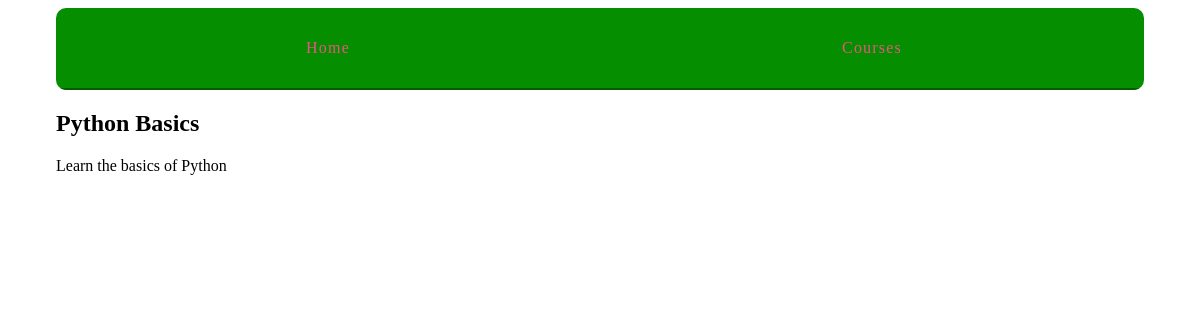
The page /courses/1/ on the database as committed earlier.
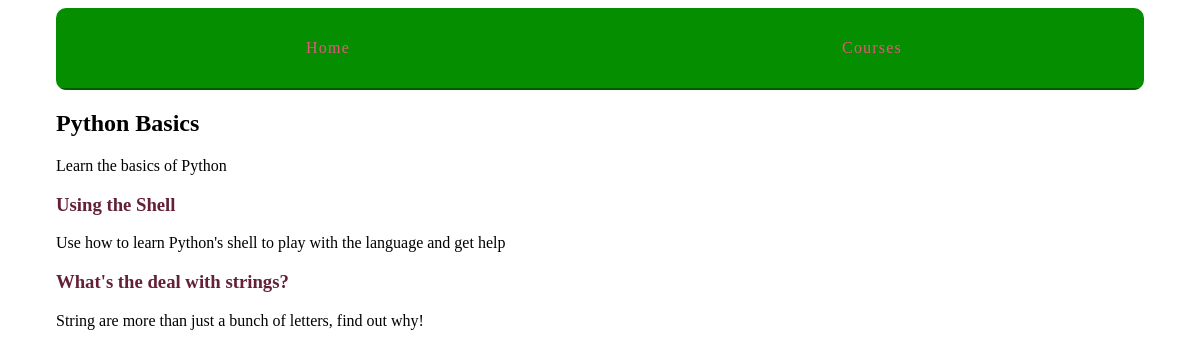
The same page on the database as committed later.
### courses/models.py (models this page shows, shortened)
class Course(models.Model):
    created_at = models.DateTimeField(auto_now_add=True)
    title = models.CharField(max_length=255)
    description = models.TextField()

class Step(models.Model):
    title = models.CharField(max_length=255)
    description = models.TextField()
    content = models.TextField(blank=True, default='')    # Step 26.4 add
    order = models.IntegerField(default=0)
    course = models.ForeignKey(Course)
    class Meta:
        ordering = ['order',]

### courses/views.py (the view)
# urls.py: url(r'(?P<pk>\d+)/$', views.course_detail, name='detail'),  # Step 22.2 add
def course_detail(request, pk):
    course = get_object_or_404(Course, pk=pk)   # Step 25.1 add
    return render(request,  'courses/course_detail.html', {'course': course})

### courses/templates/courses/course_detail.html (shortened to what this page needs)
{% extends "layout.html" %}
{% block content %}
<article>
    <h2>{{ course.title }}</h2>
    {{ course.description }}
    <section>
        {% for step in course.step_set.all %}
            <h3>
            <a href="{% url 'courses:step' course_pk=step.course.pk step_pk=step.pk %}">
                {{ step.title }}
            </a>
            </h3>
            {{ step.description }}
        {% endfor %}
    </section>
</article>
{% endblock %}

### templates/layout.html (shortened to what this page needs)
{% load static from staticfiles %}
<!doctype html>
<html>
    <head>
        <link rel="stylesheet" href="{% static 'css/layout.css' %}">
    </head>
    <body>
        <div class="site-container">
            <nav>
                <a href="{% url 'views.hello_world' %}">Home</a>
                <a href="{% url 'courses:list' %}">Courses</a>
            </nav>
            {% block content %}{% endblock %}
        </div>
    </body>
</html>

### assets/css/layout.css (style rules this page uses)
html { box-sizing: border-box; }
*, *::after, *::before { box-sizing: inherit; }
.site-container { max-width: 68em; margin-left: auto; margin-right: auto; }
.site-container::after { clear: both; content: ""; display: table; }
.site-container nav { width: 100%; display: table; width: 100%; table-layout: fixed; border-bottom-left-radius: 10px; border-bottom-right-radius: 10px; border-top-left-radius: 10px; border-top-right-radius: 10px; border-bottom-left-radius: 10px; border-top-left-radius: 10px; border-bottom-right-radius: 10px; border-top-right-radius: 10px; background-color: #058f00; margin-bottom: 1em; overflow: hidden; }
.site-container nav a { display: table-cell; width: 8.33333%; padding: 10px; border-bottom: 2px solid #035c00; color: #e6557e; letter-spacing: 0.075em; line-height: 60px; text-align: center; text-decoration: none; }
article h2 a, article h3 a { color: #642039; text-decoration: none; }

Rows that differ between the two databases and show on the page:
added Step: title "Using the Shell", description "Use how to learn Python's shell to play with the language and get help"
added Step: title "What's the deal with strings?", description "String are more than just a bunch of letters, find out why!"
